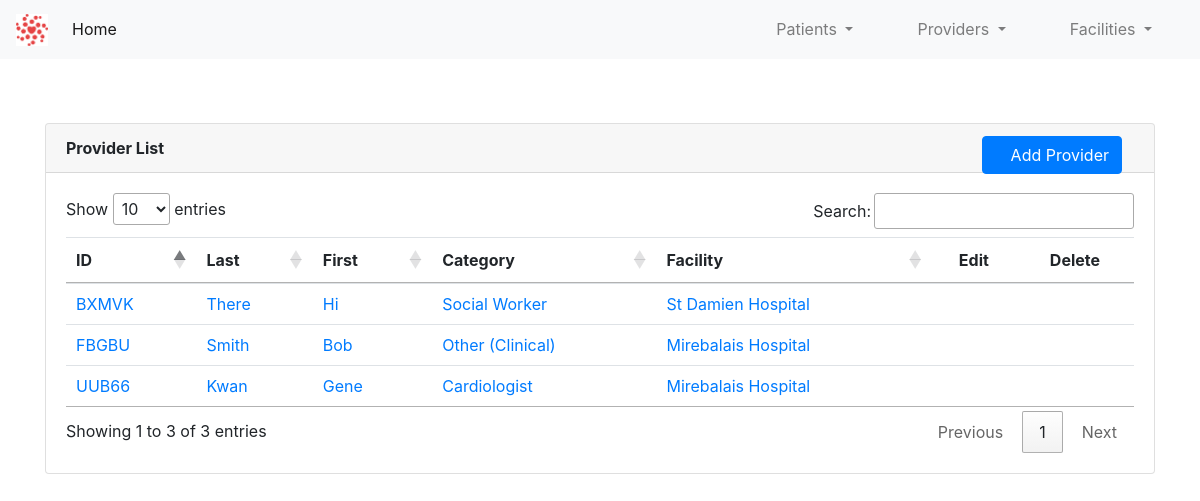
The page /providers/ on the database as committed earlier.
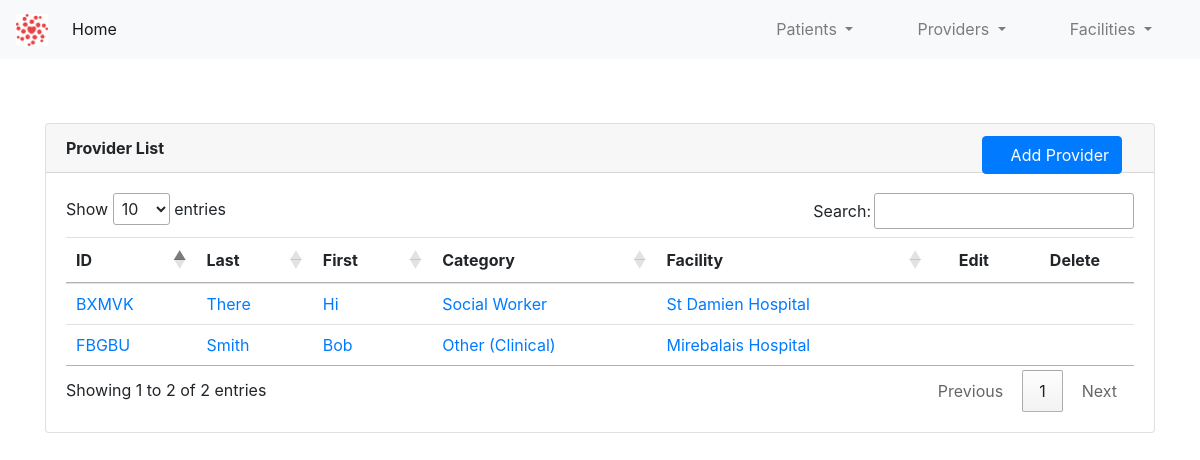
The same page on the database as committed later.
### app/providers/provider_model.py (models this page shows, shortened)
class Provider(db.Model):
    id = db.Column(db.Integer, primary_key=True)
    first_name = db.Column(db.String(30), index=True, nullable=False, info={'label': 'First Name'})
    last_name = db.Column(db.String(30), index=True, nullable=False, info={'label': 'Last Name'})
    provider_id = db.Column(db.String(10), index=True)
    provider_category_id = db.Column(db.Integer, db.ForeignKey('provider_category.id'))
    provider_facility_id = db.Column(db.Integer, db.ForeignKey('facility.id'))
    provider_category = db.relationship(ProviderCategory)
    provider_facility = db.relationship(Facility)

class ProviderCategory(db.Model):
    id = db.Column(db.Integer, primary_key=True)
    code_name = db.Column(db.String(30), index=True, nullable=False)
    name = db.Column(db.String(60), index=True, nullable=False)
    def __str__(self):
        return self.name

### app/facilities/facility_model.py (models this page shows, shortened)
class Facility(db.Model):
    id = db.Column(db.Integer, primary_key=True)
    facility_name = db.Column(db.String(30), index=True, nullable=False, info={'label': 'Facility Name'})
    facility_id = db.Column(db.String(10), index=True)
    facility_category_id = db.Column(db.Integer, db.ForeignKey('facility_category.id'))
    facility_category = db.relationship(FacilityCategory)
    def __str__(self):
        return self.facility_name

### app/providers/provider.py (the view)
@provider_bp.route('/')
def view_provider_list():
    provider_list = Provider.query.all()
    return render_template('providers.html', title="Provider List", provider_list=provider_list)

### app/providers/templates/providers.html (shortened to what this page needs)
{% extends "base.html" %}
{% block content %}
    <div class="container" style="margin-top: 4rem">
        <div class="card">
          <div class="card-header">
              <b>Provider List</b>
              <a class="btn btn-primary" href="/providers/new" role="button" style="position: absolute; right: 2rem">
                      &emsp;Add Provider
              </a>
          </div>
          <div class="card-body">
              <table class="table table-hover table-sm" id="provider-list-table">
                  <thead>
                    <tr>
                      <th scope="col">ID</th>
                      <th scope="col">Last</th>
                      <th scope="col">First</th>
                      <th scope="col">Category</th>
                      <th scope="col">Facility</th>
                      <th style="text-align: center; vertical-align: middle" scope="col" class="no-sort">Edit</th>
                      <th style="text-align: center; vertical-align: middle" scope="col" class="no-sort">Delete</th>
                    </tr>
                  </thead>
                  <tbody>
                  {% for provider in provider_list %}
                    <tr>
                      <td><a href="/providers/view/{{provider.provider_id}}">{{ provider.provider_id }}</a></td>
                      <td><a href="/providers/view/{{provider.provider_id}}">{{ provider.last_name }}</a></td>
                      <td><a href="/providers/view/{{provider.provider_id}}">{{ provider.first_name }}</a></td>
                      <td><a href="/providers/view/{{provider.provider_id}}">{{ provider.provider_category }}</a></td>
                      <td><a href="/providers/view/{{provider.provider_id}}">{{ provider.provider_facility }}</a></td>
                        <td style="text-align: center; vertical-align: middle"><a href="/providers/edit/{{provider.provider_id}}"></a></td>
                        <td style="text-align: center; vertical-align: middle"><a href="/providers/delete/{{ provider.provider_id }}"></a></td>
                    </tr>
                  {% endfor %}
                  </tbody>
              </table>
          </div>
        </div>
    </div>
{% endblock %}

### app/templates/base.html (shortened to what this page needs)
<!DOCTYPE html>
<html lang="en">
<head>
    <link rel="stylesheet"
          href="https://stackpath.bootstrapcdn.com/bootstrap/4.5.0/css/bootstrap.min.css"
>
    <link href="//netdna.bootstrapcdn.com/bootstrap/3.0.0/css/bootstrap-glyphicons.css" rel="stylesheet">
    <link rel="stylesheet" type="text/css" href="https://cdn.datatables.net/1.10.21/css/jquery.dataTables.css">
</head>
<body>
    <nav class="navbar navbar-expand-lg navbar-light bg-light">
      <a class="navbar-brand" href="/index"><img src="/static/images/HCA_logo.png" style="height: 2rem; width: 2rem"></a>
      <div class="collapse navbar-collapse" id="navbarSupportedContent">
        <ul class="navbar-nav mr-auto">
          <li class="nav-item active">
            <a class="nav-link" href="/index">Home <span class="sr-only">(current)</span></a>
          </li>
        </ul>
        <ul class="navbar-nav ml-auto">
          <li class="nav-item dropdown mx-4">
            <a class="nav-link dropdown-toggle" href="#" id="navbarDropdown" role="button" data-toggle="dropdown" aria-haspopup="true" aria-expanded="false">
              Patients
            </a>
          </li>
          <li class="nav-item dropdown mx-4">
            <a class="nav-link dropdown-toggle" href="#" id="navbarDropdown" role="button" data-toggle="dropdown" aria-haspopup="true" aria-expanded="false">
              Providers
            </a>
          </li>
          <li class="nav-item dropdown mx-4">
            <a class="nav-link dropdown-toggle" href="#" id="navbarDropdown" role="button" data-toggle="dropdown" aria-haspopup="true" aria-expanded="false">
              Facilities
            </a>
          </li>
        </ul>
      </div>
    </nav>
    {% block content %}{% endblock %}
</body>
</html>

Rows that differ between the two databases and show on the page:
removed Provider: provider_id "UUB66", last_name "Kwan", first_name "Gene", provider_category "Cardiologist", provider_facility "Mirebalais Hospital"
Other text that changed with them:
text written by a page script: "Show entries Search: Showing 1 to 3 of 3 entries Previous 1 Next" → "Show entries Search: Showing 1 to 2 of 2 entries Previous 1 Next"
